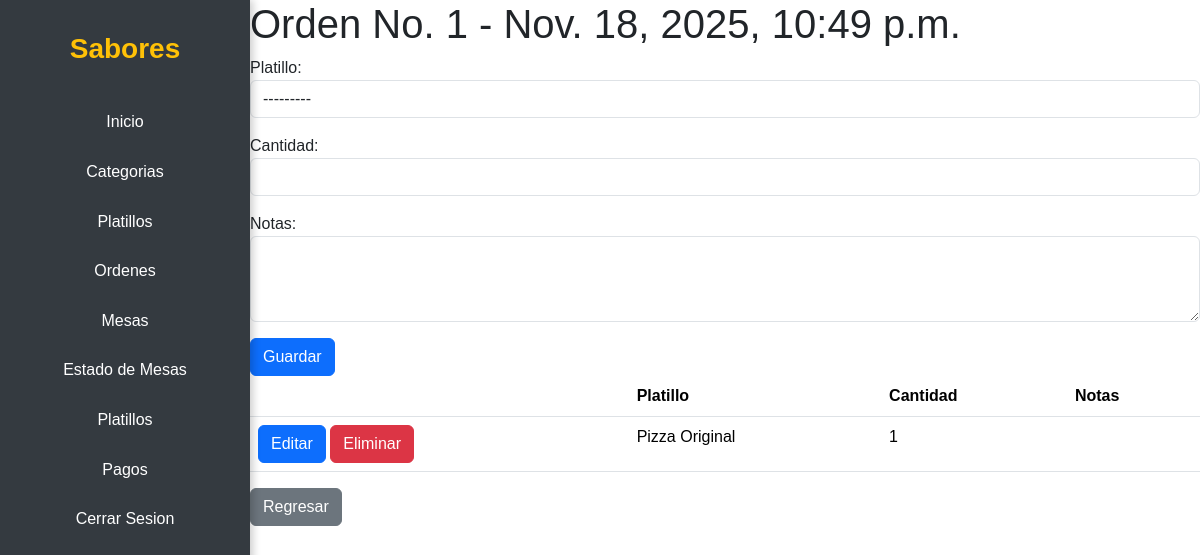
Before: /ordenes/ordenes/1/detalles/ (signed in) with the older database file.
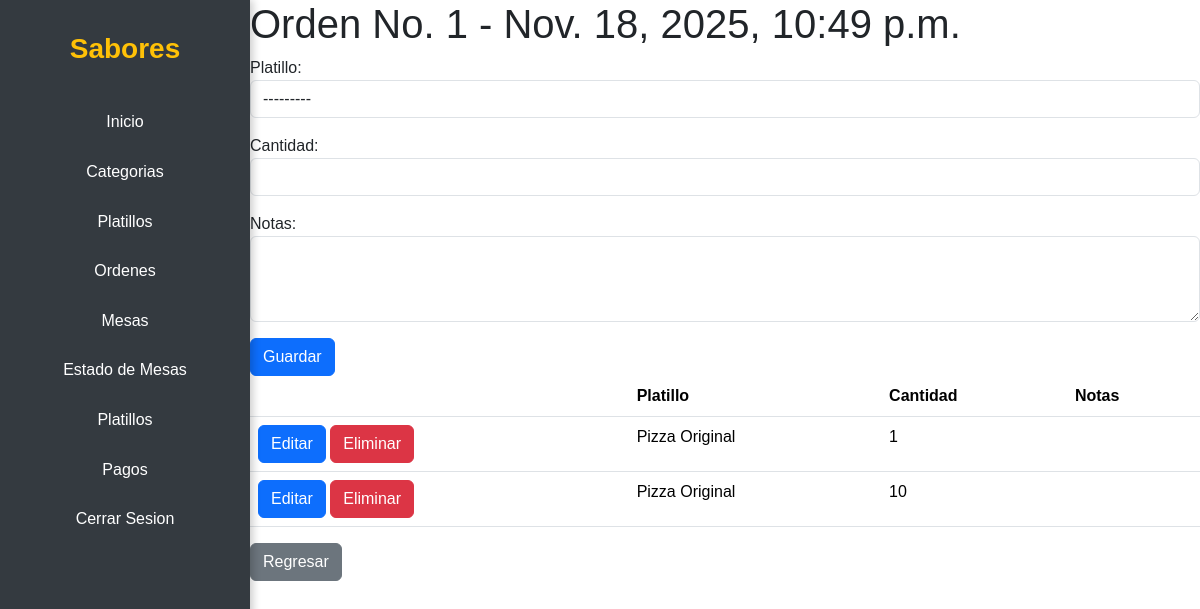
After: the same page with the newer database file.
### apps/ordenes/models.py (models this page shows)
class OrdenDetalle(models.Model):
    orden = models.ForeignKey(Orden, on_delete=models.CASCADE, related_name='detalles')
    platillo = models.ForeignKey(Platillo, on_delete=models.CASCADE, related_name='detalles')
    cantidad = models.IntegerField()
    notas = models.TextField(blank=True, null=True)
    precio_unitario = models.DecimalField(max_digits=10, decimal_places=2)

### apps/platillos/models.py (models this page shows)
class Platillo(models.Model):
    nombre = models.CharField(max_length=200)
    descripcion = models.TextField()
    precio = models.DecimalField(max_digits=10, decimal_places=2)
    categoria = models.ForeignKey(Categoria, on_delete=models.CASCADE, related_name='platillos')
    def __str__(self):
        return self.nombre

### apps/ordenes/views.py (the view, shortened to what this page needs)
# urls.py: path('ordenes/<int:orden_id>/detalles/', views.OrdenDetalleView.as_view(), name='ordenes_detalle_list'),
class OrdenDetalleView(LoginRequiredMixin, ListView):
    model = OrdenDetalle
    template_name = 'ordenes/orden_detalle_list.html'
    context_object_name = 'orden_detalles'
    def get_context_data(self, **kwargs):
        context = super().get_context_data(**kwargs)
        context['orden'] = Orden.objects.get(id=self.kwargs.get('orden_id'))
        context['form'] = OrdenDetalleForm(initial={'orden_id': self.kwargs.get('orden_id')})
        return context
    def get_queryset(self):
        orden_id = self.kwargs.get('orden_id')
        return OrdenDetalle.objects.filter(orden__id=orden_id)

### apps/ordenes/forms.py
class OrdenDetalleForm(forms.Form):
    platillo = forms.ModelChoiceField(queryset=Platillo.objects.all(), widget=forms.Select(attrs={'class': 'form-control'}))
    cantidad = forms.IntegerField(widget=forms.NumberInput(attrs={'class': 'form-control'}))
    notas = forms.CharField(widget=forms.Textarea(attrs={'class': 'form-control', 'rows': 3}), required=False)
    orden_id = forms.IntegerField(widget=forms.HiddenInput())

### templates/ordenes/orden_detalle_list.html (shortened to what this page needs)
{% extends 'main/base.html' %}
{% block content %}
<h1>Orden No. {{ orden.id }} - {{ orden.fecha_hora }}</h1>
<form action="{% url 'ordenes:ordenes_detalle_list' orden.id %}" method="post">
    {{ form.as_p }}
    <button type="submit" class="btn btn-primary">Guardar</button>
</form>
<table class="table">
    <thead>
        <tr>
            <th></th>
            <th>Platillo</th>
            <th>Cantidad</th>
            <th>Notas</th>
        </tr>
    </thead>
    <tbody>
        {% for detalle in orden_detalles %}
        <tr>
            <td>
                <a class="btn btn-primary" href="">Editar</a>
                <a class="btn btn-danger" href="">Eliminar</a>
            </td>
            <td>{{detalle.platillo.nombre}}</td>
            <td>{{detalle.cantidad}}</td>
            <td>{{detalle.notas}}</td>
        </tr>
        {% endfor %}
    </tbody>
</table>
<a href="{% url 'ordenes:ordenes_list' %}" class="btn btn-secondary">Regresar</a>
{% endblock %}

Changed rows visible on the page:
added OrdenDetalle: platillo.nombre "Pizza Original", cantidad "10"
